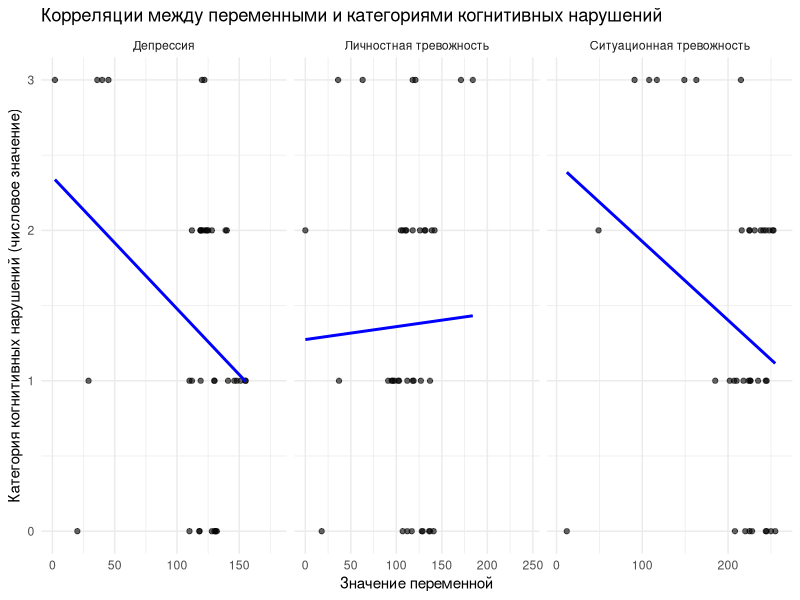
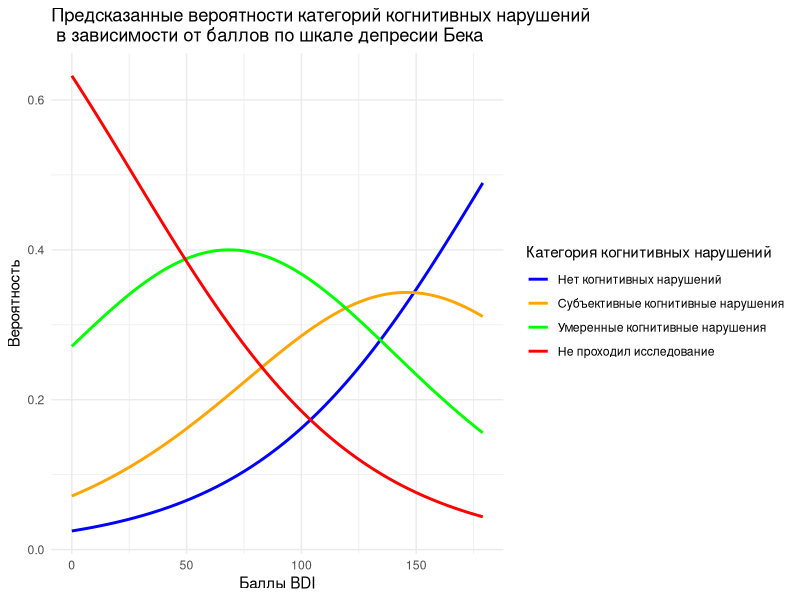

The R script that drew these images, in order:
## ---- chunk 1
knitr::opts_chunk$set(echo = TRUE)
library(tidyverse)
library(ggpubr)
library(MASS)
library(psych)
library(ggplot2)
library(dplyr)
library(tidyr)
## ---- chunk 2
#Импорт данных и создание переменной - исхода
data <- read.csv("data/raw/vis8.csv")
#glimpse(data)

# Создание переменной - исхода
data$cg_grade_all <- ifelse(is.na(data$cognitiveimpairment) & is.na(data$cg_sr), 
                            999, 
                            ifelse(is.na(data$cognitiveimpairment), data$cg_sr, data$cognitiveimpairment))

# Перекодирование значений перменной-исхода 
data <- data %>%
  mutate(cg_grade_all = case_when(
    cg_grade_all == 1 ~ 0,         # Нет когнитивных нарушений
    cg_grade_all == 2 ~ 1,         # Субъективные когнитивные нарушения
    cg_grade_all %in% c(3, 4) ~ 2, # Умеренные когнитивные нарушения
    cg_grade_all == 999 ~ 3        # Не принял участие в исследовании когнитивной функции
    ))
## ---- chunk 3

# Оценка размера каждой группы
data %>% 
  mutate(cg_grade_all = as.factor(cg_grade_all)) %>%
  group_by(cg_grade_all) %>%
  summarise(n = n()) %>%
  mutate(percent = n/sum(n) * 100)
## ---- chunk 4

# Сравнение тревожности идепрессии в группах
model_anxiety_personal <- aov(stpersonal ~ factor(cg_grade_all), data) 
summary(model_anxiety_personal)
TukeyHSD(model_anxiety_personal)

model_anxiety_sutiational <- aov(stsutiational ~ factor(cg_grade_all), data) 
summary(model_anxiety_sutiational)
TukeyHSD(model_anxiety_sutiational)

model_bdi <- aov(bdi ~ factor(cg_grade_all), data) 
summary(model_bdi)
TukeyHSD(model_bdi)

## ---- chunk 5
# Оценка корреляции Спирмана
cor.test(data$bdi, as.numeric(data$cg_grade_all), method="spearman") 
cor.test(data$stsutiational, as.numeric(data$cg_grade_all), method="spearman")
cor.test(data$stpersonal, as.numeric(data$cg_grade_all), method="spearman") 

## ---- chunk 6
# Визуализация корреляции 
plot_data_cor <- data %>%
  dplyr::select(c("bdi", "stsutiational", "stpersonal", "cg_grade_all")) %>%
  pivot_longer(cols = c("bdi", "stsutiational", "stpersonal"), names_to = "variable", values_to = "value")

ggplot(plot_data_cor, aes(x = value, y = as.numeric(cg_grade_all))) +  
  geom_point(alpha = 0.6) +  # Отображаем точки
  geom_smooth(method = "lm", se = FALSE, color = "blue") +  
  facet_wrap(~variable, scales = "free_x", 
             labeller = labeller(variable = c(
               bdi = "Депрессия",
               stsutiational = "Ситуационная тревожность",
               stpersonal = "Личностная тревожность"
             ))) +  # Добавляем подписи
  labs(
    title = "Корреляции между переменными и категориями когнитивных нарушений",
    x = "Значение переменной",
    y = "Категория когнитивных нарушений (числовое значение)",
    color = "Переменная"
  ) +
  theme_minimal()

## ---- chunk 7
# Порядковая логистическая регрессия  
model <- polr(factor(cg_grade_all) ~ bdi + stsutiational + stpersonal, data, Hess=TRUE)
summary(model)
p_values <- 2 * (1 - pnorm(abs(summary(model)$coefficients[, "t value"])))
p_values
confint(model)

## ---- chunk 8
# Порядковая логистическая регрессия  
model_restricted <- polr(factor(cg_grade_all) ~ bdi, data, Hess=TRUE)

summary(model_restricted)

p_values <- 2 * (1 - pnorm(abs(summary(model_restricted)$coefficients[, "t value"])))
p_values

confint(model_restricted)

## ---- chunk 9
# Визуализация порядковой логистической регрессии
new_data <- data.frame(bdi = seq(min(data$bdi, na.rm = TRUE), max(data$bdi, na.rm = TRUE), length.out = 100))

predicted_probs <- predict(model_restricted, new_data, type = "probs")

plot_data <- as.data.frame(predicted_probs) %>%
  mutate(bdi = new_data$bdi) %>%
  pivot_longer(cols = -bdi, names_to = "cg_grade_all", values_to = "probability")

plot_data$cg_grade_all <- factor(plot_data$cg_grade_all, levels = colnames(predicted_probs))

labels <- c("0" = "Нет когнитивных нарушений",
            "1" = "Субъективные когнитивные нарушения",
            "2" = "Умеренные когнитивные нарушения",
            "3" = "Не проходил исследование")

ggplot(plot_data, aes(x = bdi, y = probability, color = cg_grade_all)) +
  geom_line(size = 1) +
  labs(
    title = "Предсказанные вероятности категорий когнитивных нарушений \n в зависимости от баллов по шкале депресии Бека",
    x = "Баллы BDI",
    y = "Вероятность",
    color = "Категория когнитивных нарушений"
  ) +
  scale_color_manual(values = c("0" = "blue", "1" = "orange", "2" = "green", "3" = "red"), labels = labels) +
  theme_minimal()

## ---- chunk 10
# # Проверка ассоциаций между биомаркерами МРТ и когнитивными нарушениями
# mri_vars <- c("mriseverallesions", "mrimultiplelesions", "mriperivascularspaces", 
#               "mricsfspaces", "mrilacunes", "mristroke", "mrihippocampus")
# 
# p_values <- data.frame(variable = character(), p_value = numeric())
# 
# significant_vars <- c()
# 
# for (var in mri_vars) {
#   print(paste("Тест Фишера для", var))
#   
#   table <- table(data[[var]], data$cg_grade_all)
# 
#   if (all(dim(table) == c(2, 2))) {
#     test_result <- fisher.test(table)
#   } else {
#         test_result <- chisq.test(table)
#   }
#   
#   p_val <- test_result$p.value
#   p_values <- rbind(p_values, data.frame(variable = var, p_value = p_val))
#   
#   if (p_val < 0.05) {
#       significant_vars <- c(significant_vars, var)
#     }
# }
# 
# 
# print(p_values)



mri_vars <- c("mriseverallesions", "mrimultiplelesions", "mriperivascularspaces", 
              "mricsfspaces", "mrilacunes", "mristroke", "mrihippocampus")

p_values <- data.frame(variable = character(), p_value = numeric(), stringsAsFactors = FALSE)

significant_vars <- c()

for (var in mri_vars) {
  print(paste("Тест для переменной:", var))
  
  # Проверка уникальных значений и удаления NA
  clean_data <- data[!is.na(data[[var]]) & !is.na(data$cg_grade_all), ]
  
  if (length(unique(clean_data[[var]])) > 1) {
    table <- table(clean_data[[var]], clean_data$cg_grade_all)
    
    # Проверяем размер таблицы
    if (all(dim(table) == c(2, 2))) {
      test_result <- fisher.test(table)
    } else if (nrow(table) >= 2 & ncol(table) >= 2) {
      test_result <- chisq.test(table)
    } else {
      print(paste("Переменная", var, "имеет неподходящий размер таблицы:", dim(table)))
      next
    }
    
    # Сохраняем p-value
    p_val <- test_result$p.value
    p_values <- rbind(p_values, data.frame(variable = var, p_value = p_val))
    
    # Проверка значимости
    if (p_val < 0.05) {
      significant_vars <- c(significant_vars, var)
    }
  } else {
    print(paste("Переменная", var, "имеет слишком мало уровней, пропускается"))
  }
}

# Вывод результатов
print("Все p-значения:")
print(p_values)

if (length(significant_vars) > 0) {
  print("Значимые переменные:")
  print(significant_vars)
} else {
  print("Нет значимых переменных")
}
## ---- chunk 11
# Порядковая логистическая регрессия (миниинсульт)
model_mri <- polr(factor(cg_grade_all) ~ mristroke, data = data, Hess = TRUE)
 
summary(model_mri)

p_values <- 2 * (1 - pnorm(abs(summary(model_mri)$coefficients[, "t value"])))
p_values

confint(model_mri)

